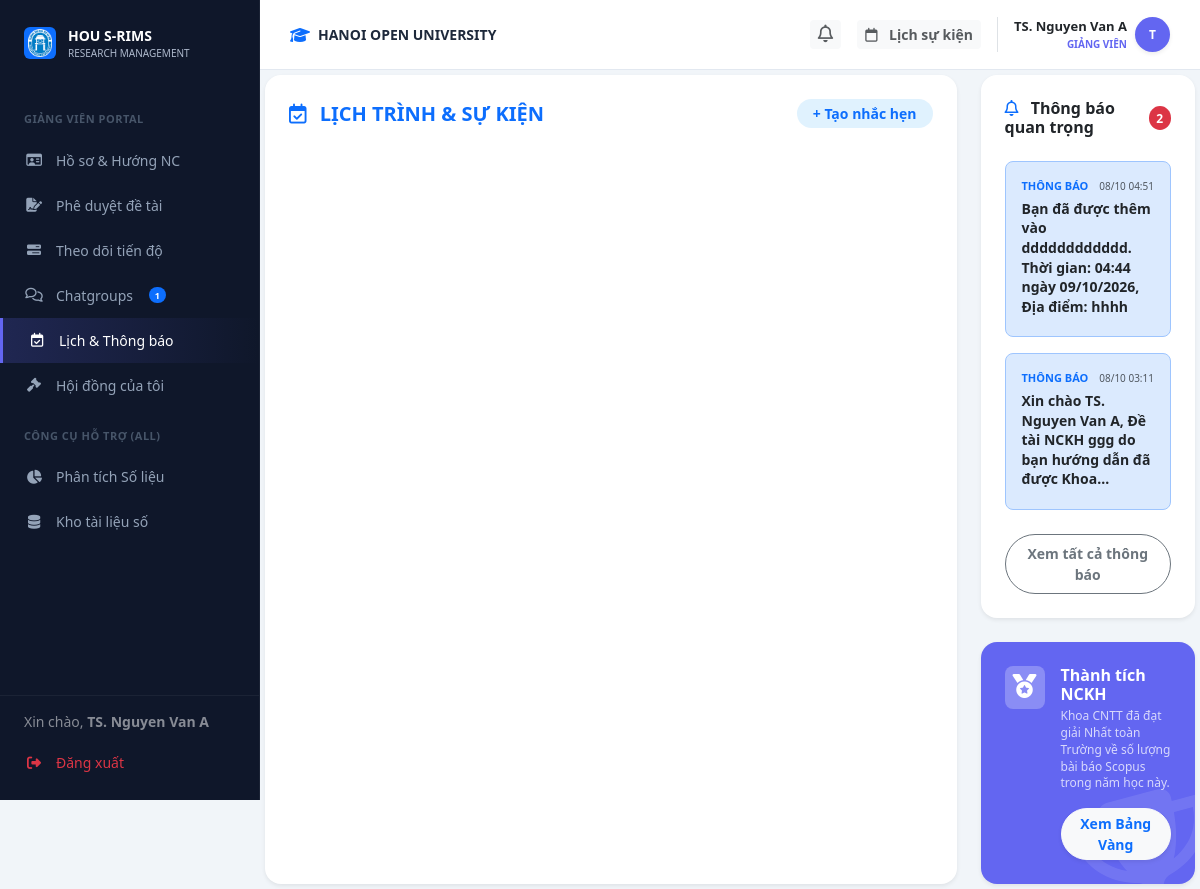
Before: /lecturer/calendar (signed in) with the older database file.
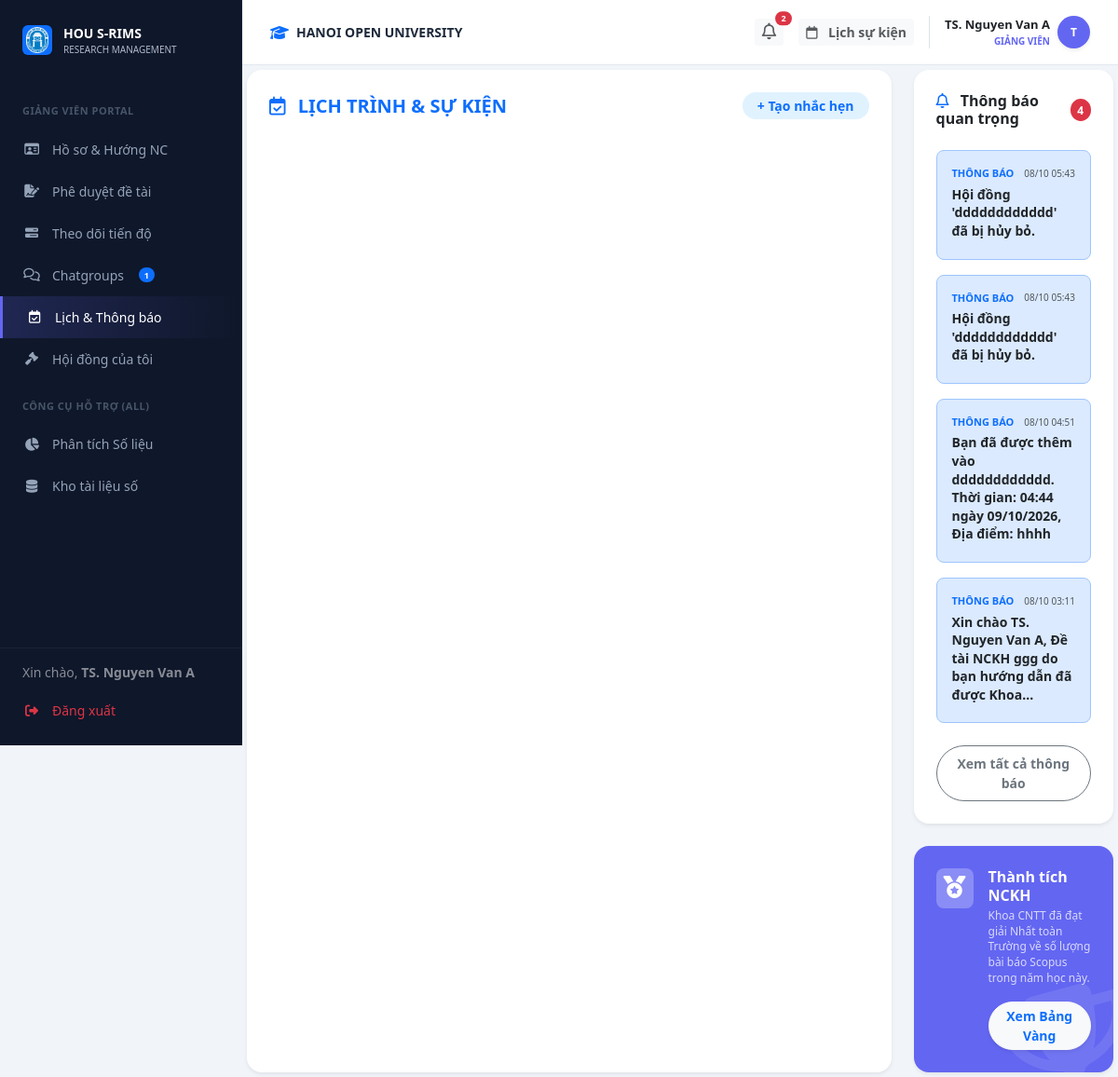
After: the same page with the newer database file.
### models.py (models this page shows)
class User(db.Model):
    __tablename__ = 'users'
    id = db.Column(db.Integer, primary_key=True)
    username = db.Column(db.String(50), unique=True, nullable=False)
    password_hash = db.Column(db.String(128), nullable=False)
    full_name = db.Column(db.String(100), nullable=False)
    email = db.Column(db.String(120), unique=True, nullable=False)
    phone = db.Column(db.String(20), nullable=True)
    bio = db.Column(db.Text, nullable=True)
    role = db.Column(db.String(20), nullable=False) # Admin, Lecturer, Student
    student_id = db.Column(db.String(20), nullable=True)   # MSSV for students
    faculty = db.Column(db.String(100), nullable=True)      # faculty / department
    topics_mentored = db.relationship('Topic', backref='mentor', lazy=True)
    group_memberships = db.relationship('GroupMember', backref='student', lazy=True)

class Notification(db.Model):
    __tablename__ = 'notifications'
    id = db.Column(db.Integer, primary_key=True)
    user_id = db.Column(db.Integer, db.ForeignKey('users.id'), nullable=False)
    content = db.Column(db.String(255), nullable=False)
    is_read = db.Column(db.Boolean, default=False)
    created_at = db.Column(db.DateTime, default=datetime.utcnow)

### routes/lecturer_bp.py (the view)
@lecturer_bp.route('/calendar')
def calendar():
    user_id = session.get('user_id')
    my_topics = Topic.query.join(Batch).filter(Topic.mentor_id == user_id, Topic.status == 'approved', Batch.status == 'active').all()
    return render_template('lecturer/calendar.html', my_topics=my_topics)

### routes/lecturer_bp.py (called while the page is built)
@lecturer_bp.before_request
def require_lecturer():
    if session.get('role') != 'lecturer':
        return redirect(url_for('auth.login'))

### templates/lecturer/calendar.html (shortened to what this page needs)
{% extends "layouts/lecturer_layout.html" %}
{% block lecturer_content %}
<div id="view-l-calendar" class="fade-in ">
                <div class="row g-4">
                    <div class="col-xl-9 col-lg-8 col-12">
                        <div class="card border-0 shadow-sm rounded-4 p-4 h-100" style="min-width: 0;">
                            <div class="d-flex justify-content-between align-items-center mb-4">
                                <h5 class="fw-bold mb-0 text-primary"><i class="fa-regular fa-calendar-check me-2"></i> LỊCH TRÌNH & SỰ KIỆN</h5>
                                <button class="btn btn-primary-subtle text-primary fw-bold btn-sm rounded-pill px-3" data-bs-toggle="modal" data-bs-target="#modalCreateEvent">
                                    + Tạo nhắc hẹn
                                </button>
                            </div>
                            <div id="calendar" style="min-height: 500px;"></div>
                        </div>
                    </div>
                    <div class="col-xl-3 col-lg-4 col-12 d-flex flex-column gap-4">
                        <div class="card border-0 shadow-sm rounded-4 p-4">
                            <h6 class="fw-bold mb-4 d-flex justify-content-between align-items-center">
                                <span><i class="fa-regular fa-bell me-2 text-primary"></i> Thông báo quan trọng</span>
                                {% if notifications and notifications|length > 0 %}
                                <span class="badge bg-danger rounded-circle small" style="width: 24px; height: 24px; line-height: 18px;">{{ notifications|length }}</span>
                                {% endif %}
                            </h6>
                            {% if notifications %}
                                {% for notif in notifications[:5] %}
                                <div class="p-3 rounded-3 mb-3 bg-primary-subtle bg-opacity-25 border border-primary-subtle cursor-pointer notif-card-item" onclick="readNotification({{ notif.id }}, decodeURIComponent('{{ notif.content | urlencode }}'), false)">
                                    <div class="d-flex align-items-center gap-2 mb-1">
                                        <span class="fw-bold text-primary" style="font-size: 11px;">THÔNG BÁO</span>
                                        <span class="text-muted ms-auto" style="font-size: 10px;">{{ notif.created_at.strftime('%d/%m %H:%M') if notif.created_at else '' }}</span>
                                    </div>
                                    <div class="fw-bold text-dark small mb-1" style="line-height: 1.4;">
                                        {{ notif.content | striptags | truncate(80) | safe }}
                                    </div>
                                </div>
                                {% endfor %}
                            {% else %}
                                <div class="text-muted small text-center py-3">Không có thông báo mới</div>
                            {% endif %}
                            <button class="btn btn-outline-secondary rounded-pill w-100 fw-bold btn-sm py-2 mt-2" onclick="showAllNotifications()">Xem tất cả thông báo</button>
                        </div>
                        <div class="card border-0 shadow-sm rounded-4 p-4 text-white position-relative overflow-hidden mt-auto" style="background-color: #6366f1;">
                            <div class="d-flex align-items-start gap-3 position-relative" style="z-index: 2;">
                                <div class="bg-white bg-opacity-25 p-2 rounded-3">
                                    <i class="fa-solid fa-medal fs-4 text-white"></i>
                                </div>
                                <div>
                                    <h6 class="fw-bold mb-1">Thành tích NCKH</h6>
                                    <p class="small opacity-75 mb-3" style="font-size: 12px; line-height: 1.4;">Khoa CNTT đã đạt giải Nhất toàn Trường về số lượng bài báo Scopus trong năm học này.</p>
                                    <button class="btn btn-light text-primary fw-bold rounded-pill w-100 btn-sm shadow-sm">Xem Bảng Vàng</button>
                                </div>
                            </div>
                        </div>
                    </div>
                </div>
        </div>
{% endblock %}

### templates/layouts/lecturer_layout.html (shortened to what this page needs)
{% extends "base.html" %}
{% block content %}
        <div class="top-bar">
            <div class="d-flex align-items-center gap-2">
                <i class="fa-solid fa-graduation-cap text-primary"></i>
                <span class="fw-bold text-uppercase small">HANOI OPEN UNIVERSITY</span>
            </div>
            <div class="d-flex align-items-center gap-3">
                <div class="dropdown">
                    <button class="btn btn-light border-0 btn-sm fw-bold text-muted position-relative" type="button" data-bs-toggle="dropdown" aria-expanded="false">
                        <i class="fa-regular fa-bell" style="font-size: 1.1rem;"></i>
                        {% set unread_count = notifications|selectattr('is_read', 'equalto', false)|list|length %}
                        {% if unread_count > 0 %}
                        <span class="position-absolute top-0 start-100 translate-middle badge rounded-pill bg-danger" style="font-size: 9px; min-width: 18px;">
                            {{ unread_count }}
                        </span>
                        {% endif %}
                    </button>
                </div>
                <a class="btn btn-light border-0 btn-sm fw-bold text-muted" href="/lecturer/calendar">
                    <i class="fa-regular fa-calendar me-2"></i> Lịch sự kiện
                </a>
                <div class="dropdown border-start ps-3">
                    <div class="d-flex align-items-center gap-2 cursor-pointer dropdown-toggle no-arrow" data-bs-toggle="dropdown">
                        <div class="text-end">
                            <div class="fw-bold text-dark" style="font-size: 13px;">
                                {{ current_user.full_name if current_user else 'Giảng Viên' }}
                            </div>
                            <div class="fw-bold text-uppercase" style="font-size: 10px; color: #6366f1 !important;">
                                GIẢNG VIÊN
                            </div>
                        </div>
                        <div class="rounded-circle text-white d-flex align-items-center justify-content-center fw-bold shadow-sm" style="width: 35px; height: 35px; font-size: 12px; background: #6366f1 !important;">
                            {{ current_user.full_name[0] | upper if current_user and current_user.full_name else 'G' }}
                        </div>
                    </div>
                </div>
            </div>
        </div>
    <div class="content-area flex-grow-1 d-flex flex-column">
<div class="content-body flex-grow-1 d-flex flex-column">
{% block lecturer_content %}{% endblock %}
</div>
</div>
                            {% set has_topic = false %}
{% endblock %}

### templates/base.html (shortened to what this page needs)
<!DOCTYPE html>
<html lang="vi">
<head>
    <link href="https://cdn.jsdelivr.net/npm/bootstrap@5.3.0/dist/css/bootstrap.min.css" rel="stylesheet">
    <link rel="stylesheet" href="https://cdnjs.cloudflare.com/ajax/libs/font-awesome/6.4.0/css/all.min.css">
    <link rel="stylesheet" href="{{ url_for('static', filename='assets/css/style.css') }}?v=2">
    <link href="https://cdn.jsdelivr.net/npm/sweetalert2@11/dist/sweetalert2.min.css" rel="stylesheet">
    <link href="https://cdn.jsdelivr.net/npm/quill@1.3.6/dist/quill.snow.css" rel="stylesheet">
</head>
<body>
    <div class="toast-container position-fixed bottom-0 end-0 p-3" style="z-index: 1100">
    </div>
    {% include 'components/sidebar.html' %}
    <div class="main-content d-flex flex-column">
        {% block content %}
        {% endblock %}
    </div>
</body>
</html>

### templates/components/sidebar.html (shortened to what this page needs)
<div class="sidebar">
    <div class="sidebar-logo">
        <div class="d-flex align-items-center justify-content-center bg-primary rounded p-1" style="width: 32px; height: 32px;">
            <img src="{{ url_for('static', filename='assets/images/logo.png') }}" alt="" style="max-width:100%;">
        </div>
        <div>
            <div class="fw-bold text-white" style="font-size: 14px;">HOU S-RIMS</div>
            <div style="font-size: 10px; color: #aeb9cc;">RESEARCH MANAGEMENT</div>
        </div>
    </div>
    <div class="sidebar-menu-wrapper" style="flex: 1; overflow-y: auto; padding-bottom: 100px;">
    {% if session.get('role') == 'lecturer' %}
    <div class="menu-category">GIẢNG VIÊN PORTAL</div>
    <a href="{{ url_for('lecturer.dashboard') }}" class="nav-link {{ 'active-purple' if request.endpoint == 'lecturer.dashboard' else '' }}">
        <i class="fa-regular fa-id-card"></i> Hồ sơ & Hướng NC
    </a>
    <a href="{{ url_for('lecturer.approve') }}" class="nav-link {{ 'active-purple' if request.endpoint == 'lecturer.approve' else '' }}">
        <i class="fa-solid fa-file-signature"></i> Phê duyệt đề tài
    </a>
    <a href="{{ url_for('lecturer.progress') }}" class="nav-link {{ 'active-purple' if request.endpoint == 'lecturer.progress' else '' }}">
        <i class="fa-solid fa-bars-progress"></i> Theo dõi tiến độ
    </a>
    <a href="{{ url_for('lecturer.chat') }}" class="nav-link {{ 'active-purple' if request.endpoint == 'lecturer.chat' else '' }}">
        <i class="fa-regular fa-comments"></i> Chatgroups
        {% set group_count = global_my_groups_count if global_my_groups_count is defined else (my_groups | length if my_groups is defined else 0) %}
        {% if group_count > 0 %}<span class="badge bg-primary rounded-pill ms-1" style="font-size: 9px;">{{ group_count }}</span>{% endif %}
    </a>
    <a href="{{ url_for('lecturer.calendar') }}" class="nav-link {{ 'active-purple' if request.endpoint == 'lecturer.calendar' else '' }}">
        <i class="fa-regular fa-calendar-check"></i> Lịch & Thông báo
    </a>
    <a href="{{ url_for('lecturer.council') }}" class="nav-link {{ 'active-purple' if request.endpoint == 'lecturer.council' else '' }}">
        <i class="fa-solid fa-gavel"></i> Hội đồng của tôi
    </a>
    {% endif %}
    <div class="menu-category">CÔNG CỤ HỖ TRỢ (ALL)</div>
    <a href="{{ url_for('web.analysis_page') }}" class="nav-link {{ 'active-main' if request.endpoint == 'web.analysis_page' else '' }}">
        <i class="fa-solid fa-chart-pie"></i> Phân tích Số liệu
    </a>
    <a href="{{ url_for('web.repository_page') }}" class="nav-link {{ 'active-main' if request.endpoint == 'web.repository_page' else '' }}">
        <i class="fa-solid fa-database"></i> Kho tài liệu số
    </a>
    </div>
    <div class="sidebar-footer" style="position: absolute; bottom: 0; left: 0; right: 0; background: var(--sidebar-bg); border-top: 1px solid rgba(255,255,255,0.05); padding: 15px 0;">
        <div class="px-4 mb-2 text-white small opacity-50">
            Xin chào, <strong>{{ session.get('user_name', 'Khách') }}</strong>
        </div>
        <a href="{{ url_for('auth.logout') }}" class="nav-link text-danger">
            <i class="fa-solid fa-right-from-bracket"></i> Đăng xuất
        </a>
    </div>
</div>

### static/assets/css/style.css (style rules this page uses)
:root { --primary-blue: #2563eb; --primary-purple: #6366f1; --student-gradient: linear-gradient(135deg, #6366f1 0%, #8b5cf6 100%); --rank-a: #10b981; --rank-b: #3b82f6; --rank-c: #f59e0b; --rank-d: #94a3b8; --sidebar-bg: #0f172a; --sidebar-text: #94a3b8; --bg-body: #f1f5f9; --text-dark: #1e293b; --text-gray: #64748b; --border-color: #e2e8f0; }
* { box-sizing: border-box; }
body { background-color: var(--bg-body); font-family: 'Segoe UI', system-ui, -apple-system, sans-serif; color: var(--text-dark); overflow-x: hidden; margin: 0; }
a { text-decoration: none !important; }
.sidebar { background-color: var(--sidebar-bg); width: 260px; height: 100vh; position: fixed; top: 0; left: 0; z-index: 1000; padding-top: 25px; display: flex; flex-direction: column; border-right: 1px solid rgba(255,255,255,0.05); }
.sidebar-logo { padding: 0 24px 30px; display: flex; align-items: center; gap: 12px; }
.menu-category { font-size: 11px; text-transform: uppercase; color: #475569; padding: 0 24px; margin-bottom: 10px; margin-top: 20px; font-weight: 700; letter-spacing: 0.5px; }
.nav-link { color: var(--sidebar-text); padding: 12px 24px; display: flex; align-items: center; gap: 12px; font-size: 14px; font-weight: 500; transition: all 0.2s ease; }
.nav-link i { width: 20px; text-align: center; }
.nav-link.active-purple { background: linear-gradient(90deg, rgba(99, 102, 241, 0.2) 0%, transparent 100%); color: #fff; border-left: 3px solid var(--primary-purple); }
.main-content { margin-left: 260px; width: calc(100% - 260px); min-height: 100vh; display: flex; flex-direction: column; }
.top-bar { background: #fff; height: 70px; padding: 0 30px; display: flex; align-items: center; justify-content: space-between; border-bottom: 1px solid var(--border-color); position: sticky; top: 0; z-index: 900; }
.no-arrow::after { display: none !important; }
.content-area { padding: 5px; position: relative; flex: 1; display: flex; flex-direction: column; }
.content-body { flex: 1; display: flex; flex-direction: column; }
.stat-card, .card { background: #fff; border-radius: 16px; border: 1px solid #f1f5f9; box-shadow: 0 4px 6px -1px rgba(0, 0, 0, 0.02); transition: transform 0.2s; }
.bg-primary-subtle { background-color: #dbeafe !important; color: #1e40af !important; }
.btn-primary-subtle { background-color: #e0f2fe; color: #0284c7; border: none; font-weight: 600; }
.cursor-pointer { cursor: pointer; }
.fade-in { animation: fadeIn 0.4s ease-out forwards; }
.sidebar-logo img { max-width: 100%; height: auto; max-height: 50px; object-fit: contain; }
.notif-card-item { transition: transform 0.2s; }

Changed rows visible on the page:
added Notification: created_at "08/10 05:43", content "Hội đồng 'dddddddddddd' đã bị hủy bỏ."
added Notification: created_at "08/10 05:43", content "Hội đồng 'dddddddddddd' đã bị hủy bỏ."
Other visible differences:
{{ unread_count }}: (not shown) → "2"
{{ notifications|length }}: "2" → "4"
